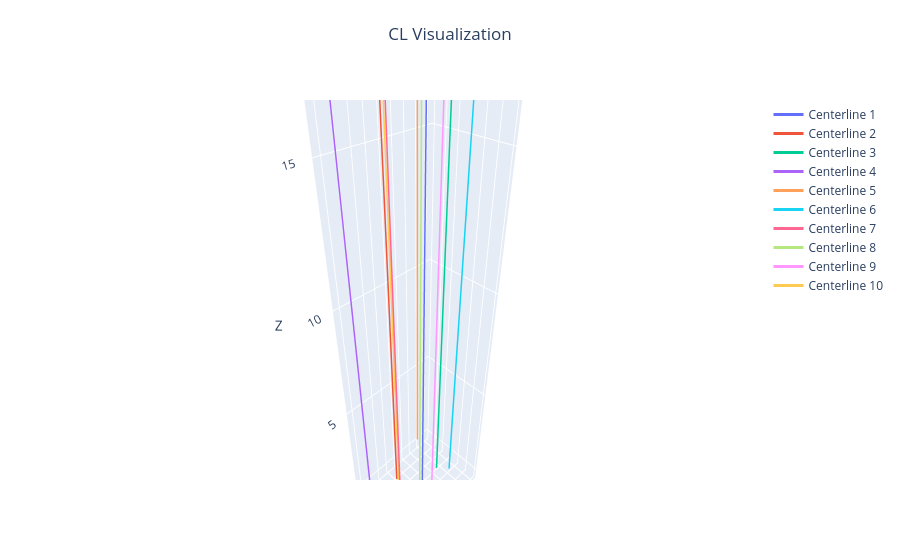

Write notebook code for a chart like this one.
### Code cell
from tqdm import tqdm
from cl_solver import CL_Simulator

sim = CL_Simulator(
    strands=poses,  # shape (N_strands, N_points, 3)
    radius=1.0,
    alpha=2.0,
    timestep=0.01,
    mass=1.0,
)

sim.run(num_steps=100)
updated_strands = sim.get_strands()

# Visualize the updated strands
updated_strands = np.array(updated_strands)
plot_cls(updated_strands)
